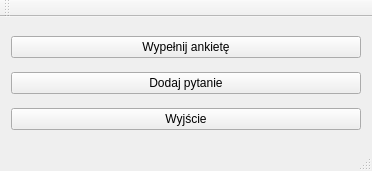
<?xml version="1.0" encoding="UTF-8"?>
<ui version="4.0">
 <class>MainWindow</class>
 <widget class="QMainWindow" name="MainWindow">
  <property name="geometry">
   <rect>
    <x>0</x>
    <y>0</y>
    <width>372</width>
    <height>171</height>
   </rect>
  </property>
  <property name="windowTitle">
   <string>Okno przypadków użycia</string>
  </property>
  <widget class="QWidget" name="centralWidget">
   <layout class="QGridLayout" name="gridLayout">
    <item row="0" column="0">
     <widget class="QPushButton" name="m_completeSurvey">
      <property name="text">
       <string>Wypełnij ankietę</string>
      </property>
     </widget>
    </item>
    <item row="1" column="0">
     <widget class="QPushButton" name="m_addQuestionButton">
      <property name="text">
       <string>Dodaj pytanie</string>
      </property>
     </widget>
    </item>
    <item row="2" column="0">
     <widget class="QPushButton" name="m_exitButton">
      <property name="text">
       <string>Wyjście</string>
      </property>
     </widget>
    </item>
   </layout>
  </widget>
  <widget class="QMenuBar" name="menuBar">
   <property name="geometry">
    <rect>
     <x>0</x>
     <y>0</y>
     <width>372</width>
     <height>25</height>
    </rect>
   </property>
  </widget>
  <widget class="QToolBar" name="mainToolBar">
   <attribute name="toolBarArea">
    <enum>TopToolBarArea</enum>
   </attribute>
   <attribute name="toolBarBreak">
    <bool>false</bool>
   </attribute>
  </widget>
  <widget class="QStatusBar" name="statusBar"/>
 </widget>
 <layoutdefault spacing="6" margin="11"/>
 <resources/>
 <connections/>
</ui>
